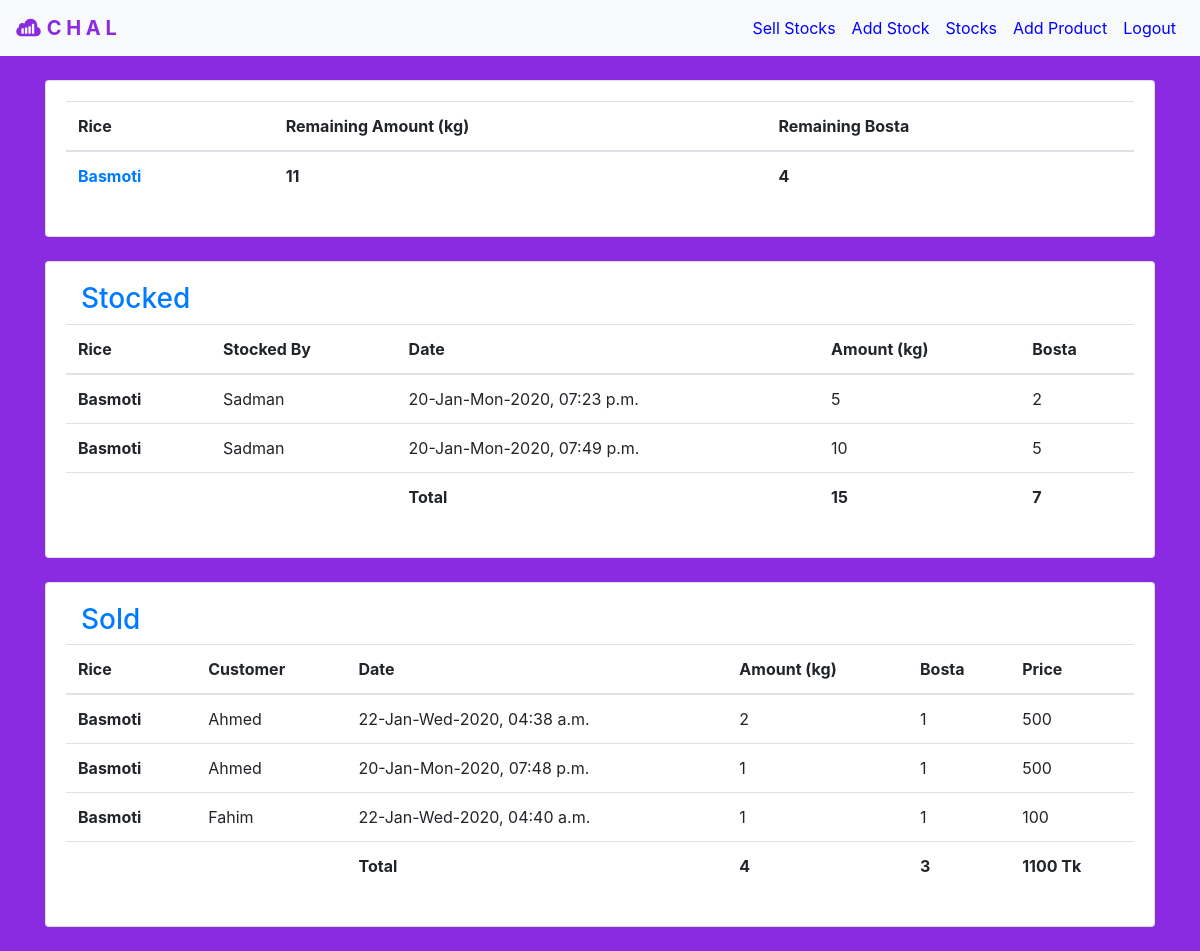
The app's page /stockresult/8 (signed in), older data.
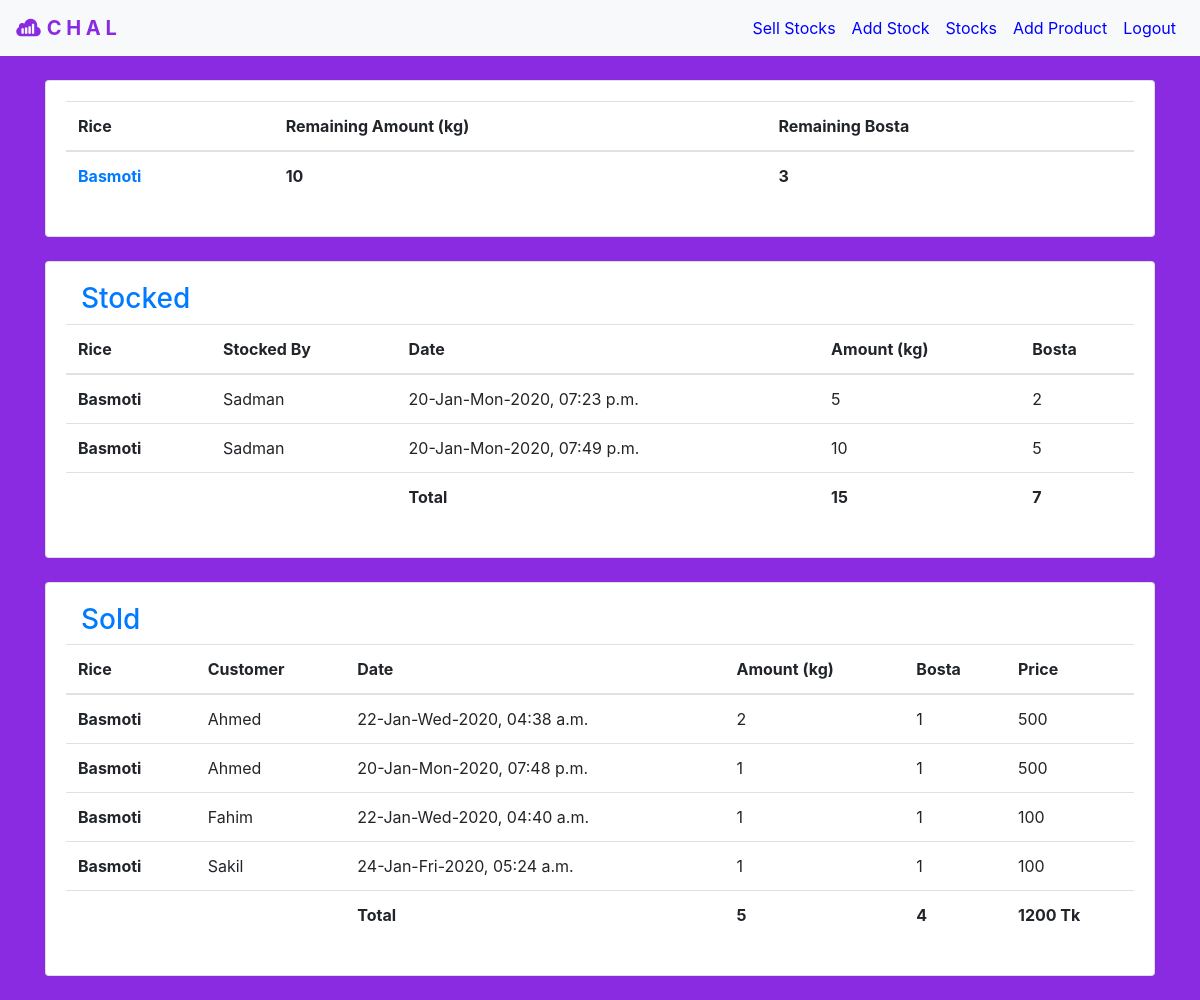
The same page, newer data.
### addstock/models.py (models this page shows)
class remainingModel(models.Model):
    product     = models.CharField(max_length=30, default="")
    ramount     = models.IntegerField(default=0)
    rbosta      = models.IntegerField(default=0)

class stockModel(models.Model):
    stockedby = models.CharField(max_length=30)
    rice = models.CharField(max_length=30)
    amount = models.IntegerField()
    bosta = models.IntegerField()
    time = models.DateTimeField(default="")

class productsModel(models.Model):
    product = models.CharField(max_length=30)
    productamount = models.IntegerField(default=0, blank=True)
    productbosta = models.IntegerField(default=0, blank=True)

class sellStockModel(models.Model):
    customer = models.CharField(max_length=30)
    rice = models.CharField(max_length=30)
    amount = models.IntegerField()
    bosta = models.IntegerField()
    time = models.DateTimeField(default="")
    price = models.IntegerField()

### addstock/views.py (the view)
# urls.py: path('stockresult/<sid>', addstocks.stockresult, name="stockresult"),
@login_required
def stockresult(request, sid):
    products = productsModel.objects.get(pk=sid)
    stocks = stockModel.objects.all()
    remaining = remainingModel.objects.get(pk=sid)
    sells = sellStockModel.objects.all()
    date = None
    totalamount = 0
    totalbosta = 0
    sellamount = 0
    sellbosta = 0
    sold = 0
    remainamount = 0
    remainbosta = 0
    for each in stocks:
        if each.rice == products.product:
            totalamount += each.amount
            totalbosta += each.bosta
    for each in sells:
        if each.rice == products.product:
            sellamount  += each.amount
            sellbosta   += each.bosta
            sold        += each.price
    products.productamount  = totalamount
    products.productbosta   = totalbosta
    products.save()
    remainamount    = totalamount - sellamount
    remainbosta     = totalbosta - sellbosta
    remaining.ramount = remainamount
    remaining.rbosta = remainbosta
    remaining.save()
    return render(request, 'stockresult.html',
        {'products' : products, 'stocks' : stocks, 'remaining' : remaining, 'sells' : sells,
        'sellamount' : sellamount, 'sellbosta' : sellbosta, 'sold' : sold, 'date' : date})

### templates/stockresult.html (shortened to what this page needs)
{% extends 'base.html' %}
{% block navblock %}
    <li class="nav-item">
        <a class="nav-link" id="navlink" href="{% url 'sell' %}">Sell Stocks</a>
    </li>
    <li class="nav-item">
        <a class="nav-link" id="navlink" href="{% url 'addstock' %}">Add Stock</a>
    </li>
    <li class="nav-item">
        <a class="nav-link" id="navlink" href="{% url 'stocks' %}">Stocks</a>
    </li>
    <li class="nav-item">
        <a class="nav-link" id="navlink" href="{% url 'addproduct' %}">Add Product</a>
    </li>
    <li class="nav-item">
        <a class="nav-link" id="navlink" href="{% url 'logout' %}">Logout</a>
    </li>
{% endblock navblock %}
{% block content %}
    <div class="container">
        <div class="card" style="width: 100%">
            <div class="card-body">
            <div class="table-responsive">
                 <table class="table table-hover">
                    <thead>
                    <tr>
                        <th scope="col">Rice</th>
                        <th scope="col">Remaining Amount (kg)</th>
                        <th scope="col">Remaining Bosta</th>
                    </tr>
                    </thead>
                    <tbody>
                        <tr>
                            <th class="text-primary" scope="row">{{ remaining.product }}</th>
                            <th> {{ remaining.ramount }} </th>
                            <th> {{ remaining.rbosta }} </th>
                        </tr>
                    </tbody>
                </table>
            </div>
            </div>
        </div>
        <br>
        <div class="card" style="width: 100%">
            <div class="card-body">
                <h3 class="col-md-10 text-primary">Stocked</h3>
                <div class="table-responsive">
                <table class="table table-hover">
                    <thead>
                    <tr>
                        <th scope="col">Rice</th>
                        <th scope="col">Stocked By</th>
                        <th scope="col">Date</th>
                        <th scope="col">Amount (kg)</th>
                        <th scope="col">Bosta</th>
                    </tr>
                    </thead>
                    <tbody>
                        {% for eachstock in stocks %}
                            {% if eachstock.rice == products.product %}
                                <tr>
                                    <th scope="row">{{ eachstock.rice }}</th>
                                    <td>{{ eachstock.stockedby }}</td>
                                    <td>{{ eachstock.time|date:'d-M-D-Y, h:i a' }}</td>
                                    <td>{{ eachstock.amount }}</td>
                                    <td>{{ eachstock.bosta }}</td>
                                </tr>
                            {% endif %}
                        {% endfor %}
                        <tr>
                            <th scope="row"></th>
                            <td></td>
                            <th>Total</th>
                            <th>{{ products.productamount }}</th>
                            <th>{{ products.productbosta }}</th>
                        </tr>
                    </tbody>
                </table>
            </div>
            </div>
        </div>
        <br>
        <div class="card" style="width: 100%">
            <div class="card-body">
                <h3 class="col-md-10 text-primary">Sold</h3>
                <div class="table-responsive">
                <table class="table table-hover">
                    <thead>
                    <tr>
                        <th scope="col">Rice</th>
                        <th scope="col">Customer</th>
                        <th scope="col">Date</th>
                        <th scope="col">Amount (kg)</th>
                        <th scope="col">Bosta</th>
                        <th scope="col">Price</th>
                    </tr>
                    </thead>
                    <tbody>
                        {% for each in sells %}
                            {% if each.rice == products.product %}
                                <tr>
                                    <th scope="row">{{ each.rice }}</th>
                                    <td>{{ each.customer }}</td>
                                    <td>{{ each.time|date:'d-M-D-Y, h:i a' }}</td>
                                    <td>{{ each.amount }}</td>
                                    <td>{{ each.bosta }}</td>
                                    <td>{{ each.price }}</td>
                                </tr>
                            {% endif %}
                        {% endfor %}
                        <tr>
                            <th scope="row"></th>
                            <td></td>
                            <th>Total</th>
                            <th>{{ sellamount }}</th>
                            <th>{{ sellbosta }}</th>
                            <th>{{ sold }} Tk</th>
                        </tr>
                    </tbody>
                </table>
            </div>
            </div>
        </div>
        <br>
    </div>
{% endblock content %}

### templates/base.html (shortened to what this page needs)
<!doctype html>
{% load static %}
<html lang="en">
<head>
    <link rel="stylesheet" href="https://stackpath.bootstrapcdn.com/bootstrap/4.4.1/css/bootstrap.min.css"
>
    <link href="https://stackpath.bootstrapcdn.com/font-awesome/4.7.0/css/font-awesome.min.css" rel="stylesheet">
    <link rel="stylesheet" href="{% static 'css/base.css' %}" type="text/css">
    <link href="https://unpkg.com/gijgo@1.9.13/css/gijgo.min.css" rel="stylesheet" type="text/css" />
</head>
<body>
    <nav class="navbar sticky-top navbar-expand-lg navbar-light bg-light">
        <a class="navbar-brand" id="navbrand" href="{% url 'stocks' %}"><i class="fab fa-sellsy"></i> <strong> C H A L </strong></a>
        <div class="collapse navbar-collapse" id="navbarSupportedContent">
            <ul class="navbar-nav ml-auto">
                {% block navblock %}
                {% endblock navblock %}
            </ul>
        </div>
    </nav>
    <br>
    {% block content %}
    {% endblock content %}
</body>
</html>

### static/css/base.css (style rules this page uses)
body { background-color: blueviolet; }
#navbrand { color: blueviolet; }
#navlink { color: blue; }

Row changes from the older to the newer data that the page shows:
changed remainingModel "Basmoti": ramount "11" → "10"; rbosta "4" → "3"
added sellStockModel: rice "Basmoti", customer "Sakil", time "24-Jan-Fri-2020, 05:24 a.m.", amount "1", bosta "1", price "100"
Text that changed along with them:
{{ sellamount }}: "4" → "5"
{{ sellbosta }}: "3" → "4"
{{ sold }}: "1100" → "1200"
